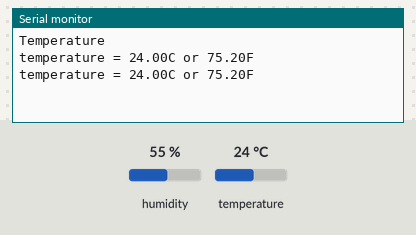
Bench run of a sketch on a simulated Arduino Uno, built with avr-gcc and run on an emulated ATmega328P. On the bench: the last lines printed to the serial monitor. Wiring (inferred from the names in the program): DHT11 sensor: data A0. Inputs (shaded band) come from the test bench; at power-on: temperature 24 °C, humidity 55 %.

Above: at 2.2 s.
2.3 s: temperature set to 12 °C
At 3.1 s:
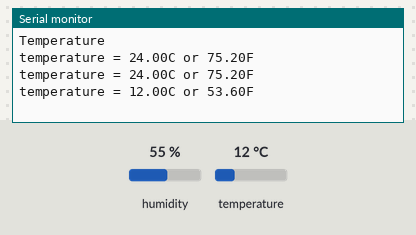
3.8 s: temperature set to 19 °C
At 5.0 s:
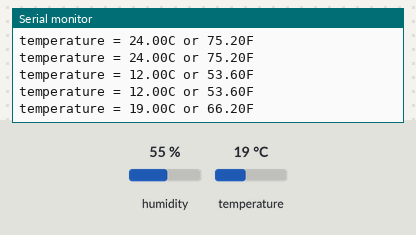
Timing chart, 0 to 6.8 s (numbered marks = the images above; inputs shaded):
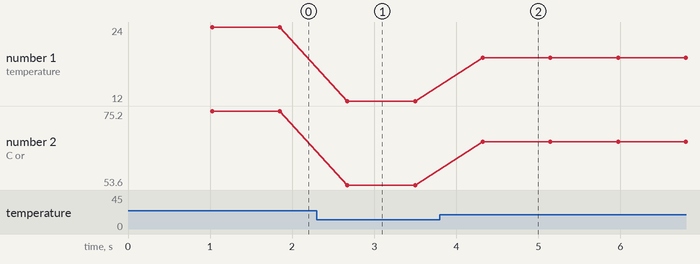

The sketch:

DHT11.ino
```cpp
/*
Modified by Jared Anwyl
seems as though this sensor only changes 1 deg Celsius at a time
because of the 1 deg its not very accurate
DHT11 Pin 1 (Vss) –> Arduino +5V
DHT11 Pin 2 (Signal) –> Arduino Pin 2
DHT11 Pin 2 (Signal) –> Arduino +5V via Resistor 4.7K
DHT11 Pin 3 –> N/C
DHT11 Pin 4 (GND) –> Arduino Ground
*/

#include <dht.h>

//Set analog pin here
#define dht_dpin A0 //no ; here. Set equal to channel sensor is on

dht DHT;

void setup(){
Serial.begin(9600);
delay(300);//Let system settle
Serial.println("Temperature\n");
delay(700);//Wait rest of 1000ms recommended delay before
//accessing sensor
}//end "setup()"

void loop(){
//This is the "heart" of the program.
DHT.read11(dht_dpin);

Serial.print("temperature = ");
Serial.print(DHT.temperature);
Serial.print("C or ");
float fahrenheit = (((DHT.temperature * 9)/5)+32);
Serial.print(fahrenheit);
Serial.println("F ");
delay(800);
//Don't try to access too frequently... in theory
//should be once per two seconds, fastest,
//but seems to work after 0.8 second.
}// end loop
```

Measured:
- after the input at 2.3 s, the serial monitor: prints a new line after 0.37 s (image 1)
- after the input at 3.8 s, the serial monitor: prints a new line after 0.52 s (image 2)
- plotted number 1: 24 → 12 after the input at 2.3 s, 12 → 19 after the input at 3.8 s
- plotted number 2: 75.2 → 53.6 after the input at 2.3 s, 53.6 → 66.2 after the input at 3.8 s
